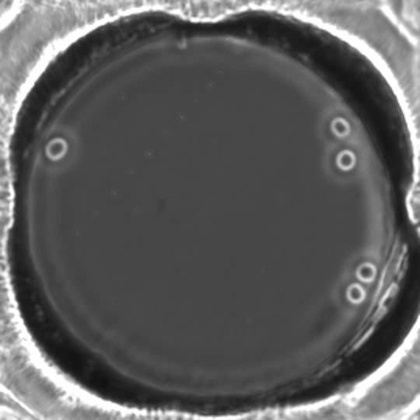
%> input picture HOUGH/00001.jpg, 420 x 420 px, shrunk from 540 x 540 before the run
$ octave SHOW2.m   (GNU Octave 9; MATLAB toolbox functions it lacks are replaced by stand-ins)
%> lines starting %> are read from the running program, lines starting %| are printed output that depends on the picture
%> further down, img is the input picture: size 420x420 uint8; min 17, max 255, mean 93.5
### HOUGH/Area.m
function img = Area(img)

[a,b]=size(img);
%> a = 420; b = 420
for i=1:a;
    for j=1:b;
        if(sqrt((i-a/2)^2+(j-b/2)^2)>240)
            img(i,j)=0;
        end
    end
end
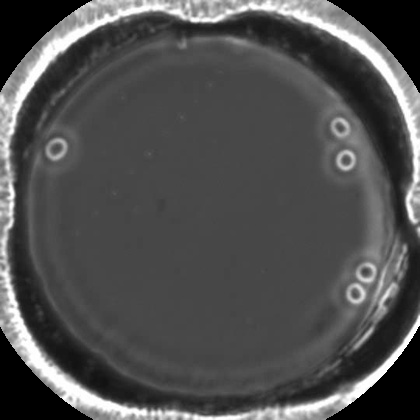
%> img: size 420x420 double; min 0, max 1, mean 0.313

### HOUGH/findE.m
function [E,O] = findE(img)

E = edge(img,'canny');
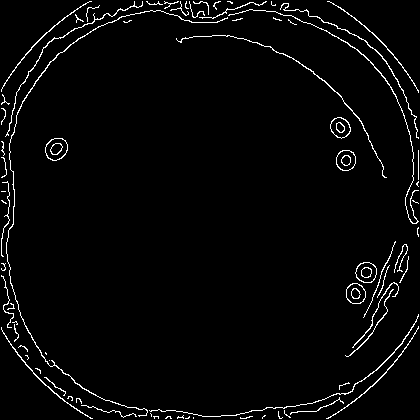
%> E: size 420x420 logical; 3% white in thin lines or dots
X = [1,2,1;0,0,0;-1,-2,-1];
Y = X';
I1 = imfilter(img, X);
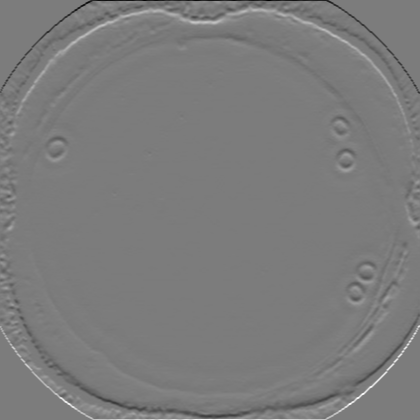
%> I1: size 420x420 double; min -3.79, max 4, mean 6.14e-05; drawn with min black and max white
I2 = imfilter(img,Y);
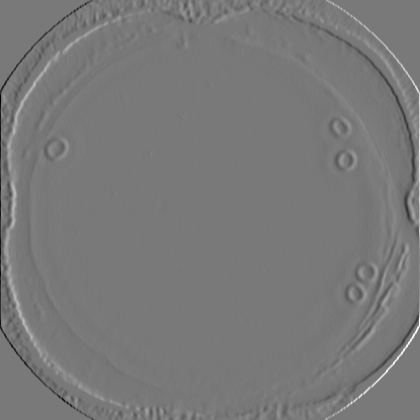
%> I2: size 420x420 double; min -3.63, max 4, mean 0.00052; drawn with min black and max white
O = I2./I1;
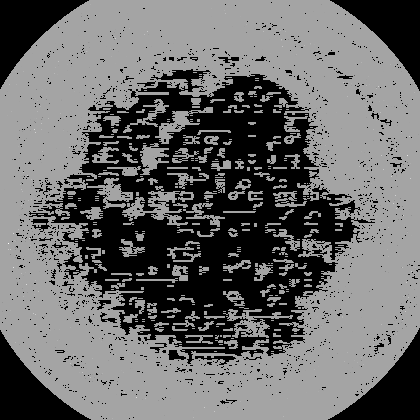
%> O: size 420x420 double; 35.16% of the values are NaN or infinite; the others: min -2.35e+16, max 1.3e+16, mean -2.76e+10; drawn with min black, max white, NaN and infinite black

### HOUGH/houghcircle2.m
function [H1,A,B,R] = houghcircle2(img,O,E,r_min,r_max,r_step)
%> called with r_min = 12, r_max = 13, r_step = 0.5

[rows,cols] = find(E==1);
%> rows = 5237 values from 2 to 419; cols = 5237 values from 2 to 419
[m,n] = size(img);
%> m = 420; n = 420
B = 1:m;
%> B = 420 values from 1 to 420
A = 1:n;
%> A = 420 values from 1 to 420
R = r_min:r_step:r_max;
step_angle = 1;
H1 = zeros(n,m);
H = zeros(n,m,size(R,2));
for i = 1:size(rows,1);
    for k = -180:1:179;
        for j = 1:size(R,2);
            a = ceil(cols(i)-R(j)*cosd(k*step_angle));
            b = ceil(rows(i)-R(j)*sind(k*step_angle));
            if a>0&&a<n&&b>0&&b<m&&(cols(i)-a)/(rows(i)-b)<-O(rows(i),cols(i))+0.5&&(cols(i)-a)/(rows(i)-b)>-O(rows(i),cols(i))-0.5
                H(a,b,j) = H(a,b,j)+1;
            end
        end
    end
end
for i = 1:n;
    for j = 1:m;
        H1(i,j) = sum(H(i,j,:));
    end
end

### HOUGH/SHOW2.m
img = imread('00001.jpg');
img = im2double(img);
img1=Area(img);
[E,O] = findE(img1);
figure;imshow(E);
r1=12;r2=13;r3 = 0.5;
%> (the run ends here)
